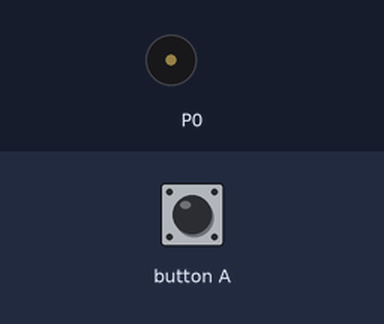
This program was run on a simulated BBC micro:bit (MakeCode). Shown: buzzer (waves = sounding). Inputs (shaded band) come from the test bench.

Above: at 1.2 s.
1.3 s: button A pressed for 0.15 s
At 1.8 s:
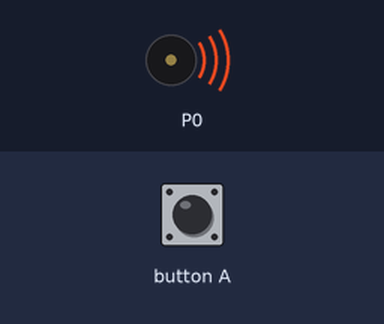
Timing chart, 0 to 10.4 s (numbered marks = the images above; inputs shaded):
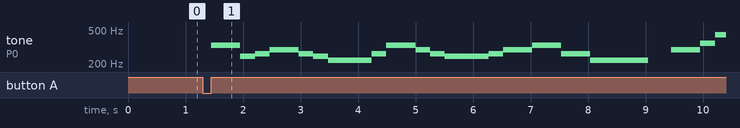

The program:

main.ts
```typescript
input.onButtonPressed(Button.A, function () {
    music.playTone(330, music.beat(BeatFraction.Whole))
    music.playTone(247, music.beat(BeatFraction.Half))
    music.playTone(262, music.beat(BeatFraction.Half))
    music.playTone(294, music.beat(BeatFraction.Whole))
    music.playTone(262, music.beat(BeatFraction.Half))
    music.playTone(247, music.beat(BeatFraction.Half))
    music.playTone(220, music.beat(BeatFraction.Whole))
    music.playTone(220, music.beat(BeatFraction.Half))
    music.playTone(262, music.beat(BeatFraction.Half))
    music.playTone(330, music.beat(BeatFraction.Whole))
    music.playTone(294, music.beat(BeatFraction.Half))
    music.playTone(262, music.beat(BeatFraction.Half))
    music.playTone(247, music.beat(BeatFraction.Whole))
    music.playTone(247, music.beat(BeatFraction.Half))
    music.playTone(262, music.beat(BeatFraction.Half))
    music.playTone(294, music.beat(BeatFraction.Whole))
    music.playTone(330, music.beat(BeatFraction.Whole))
    music.playTone(262, music.beat(BeatFraction.Whole))
    music.playTone(220, music.beat(BeatFraction.Whole))
    music.playTone(220, music.beat(BeatFraction.Whole))
    basic.pause(400)
    music.playTone(294, music.beat(BeatFraction.Whole))
    music.playTone(349, music.beat(BeatFraction.Half))
    music.playTone(440, music.beat(BeatFraction.Half))
    music.playTone(440, music.beat(BeatFraction.Half))
    music.playTone(392, music.beat(BeatFraction.Half))
    music.playTone(349, music.beat(BeatFraction.Half))
    music.playTone(330, music.beat(BeatFraction.Whole))
    music.playTone(262, music.beat(BeatFraction.Whole))
    music.playTone(330, music.beat(BeatFraction.Whole))
    music.playTone(294, music.beat(BeatFraction.Half))
    music.playTone(262, music.beat(BeatFraction.Half))
    music.playTone(247, music.beat(BeatFraction.Whole))
    music.playTone(247, music.beat(BeatFraction.Half))
})
```

test.ts
```typescript
// 테스트는 여기로 이동합니다; 이 패키지가 확장으로 사용될 때 컴파일되지 않을 것 입니다.
```

Measured:
- after the input at 1.3 s, tone on P0: plays 330 Hz for 0.51 s, 247 Hz for 0.26 s, 262 Hz for 0.26 s, 294 Hz for 0.51 s, 262 Hz for 0.26 s, 247 Hz for 0.26 s … (20 notes in this stretch), starting after 0.15 s
